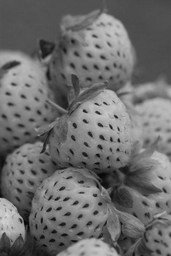
#> input picture data/straw.png, 171 x 256 px, shrunk from 400 x 600 before the run
$ python LocalBinaryPatterns_Algorithm.py
#> lines starting #> are read from the running program, lines starting #| are printed output that depends on the picture
from PIL import Image
import numpy as np
import matplotlib.pyplot as plt


img_dir = './data/straw.png'

## Load image and display
image = Image.open(img_dir)
#> image is the input picture: PIL image 171x256 L; min 3, max 213, mean 109.2
# image.show()

## Convert image into numpy array
np_img = np.array(image.getdata()).reshape(image.size[1], image.size[0])
print("Image Shape:", np_img.shape)
#| Image Shape: (256, 171)

## Plot Numpy array of the image
plt.imshow(np_img, cmap='gray')
plt.show()


## Create histogram for grayscale image
def create_hist(arr, nb_bins=256):
    hist, bin_edges = np.histogram(arr, bins=nb_bins) ## numpy in-built algo to create histogram

    ## calculate the center of the histoagram buckets/bins
    bin_centres = (bin_edges[:-1] + bin_edges[1:]) / 2.

    return hist, bin_centres


## Function that returns a list of neighbour co-ordinates
def find_neighbours(coord):
    neighbours = []

    ## Clock-wise direction
    neighbours.append((coord[0]-1, coord[1]-1)) ## upwards+left pixel
    neighbours.append((coord[0], coord[1]-1)) ## upwards pixel
    neighbours.append((coord[0]+1, coord[1]-1)) ## upwards+right pixel
    neighbours.append((coord[0]+1, coord[1])) ## right pixel
    neighbours.append((coord[0]+1, coord[1]+1)) ## downwards+right pixel
    neighbours.append((coord[0], coord[1]+1)) ## downwards pixel
    neighbours.append((coord[0]-1, coord[1]+1)) ## downwards+left pixel
    neighbours.append((coord[0]-1, coord[1])) ## left pixel

    return neighbours

## Function that computes the binary pattern for the concernes pixel
def create_bit_code(image, coord):
    bit_code = ""

    ## loop over the co-ordinates of the concerned pixel
    for neighbour in find_neighbours(coord):
        ## Check with the center pixel
        if image[coord[0], coord[1]] > image[neighbour]:
            bit_code += '1'
        else:
            bit_code += '0'

    ## return the decimal value for the 8 bit code
    return int(bit_code, base=2)


## Function that computes Local Binary Pattern for each patch
def patchwise_LBP(image):

    ## Creates an empty array to store pattern
    patch_vals = np.zeros((image.shape[0]-1, image.shape[1]-1))

    ## Loop over all the pixels present in the current patch
    for row in range(1, image.shape[0]-1):
        for col in range(1, image.shape[1]-1):

            bit_code = create_bit_code(image, (row, col)) ## Calculate the decimal value for the concerned pixel in the patch
            patch_vals[row-1, col-1] = bit_code

    flatten_vals = patch_vals.ravel() ## Flatten the feature matrix

    ## Create the histogram for the flattened LBP feature for the patch
    patch_features, bin_centers = create_hist(flatten_vals, nb_bins=256)

    ### Plot the histogram
    plt.plot(bin_centers, patch_features)
    plt.show()

    return patch_vals, patch_features


## Function to create patch wise Local Binary Patterns feature vector of size (nb_patches*256, )
def create_patch(image, nb_patches, block_width, block_height):

    feature = [] ## Store the patch wise features for a given block dimension

    nb_patch = 1
    print("Dividing the image into ", nb_patches, "patches.")
    for row in range(0, image.shape[0], block_width): ## strided steps over the width of the image to create patches

        for col in range(0, image.shape[1], block_height):## strided steps over the height of the image to create patches

            block = image[row:row+block_width, col:col+block_height] ## select a patch of image

            print("For patch:", nb_patch)

            ## Calculate the Local Binary Pattern for a patch
            patch_vals, patch_features = patchwise_LBP(block)

            nb_patch += 1

            feature.append(patch_features) ## Store the Local Binary Pattern fixed length feature for the patch


    print("Number of patches:",len(feature))

    print("Number of feature values for each patch:",feature[0].shape)

    ## Return the Local Binary Pattern feature of fixed number of patches of the image data
    return np.concatenate(feature, axis=0)


## Function for Local Binary Patterns feature vector
def Local_Binary_Patterns(image, nb_patches):

    ## Calculate the dimension for each patch for a given a number of divisions
#> called with nb_patches = 4
    block_width = int(image.shape[0] // (nb_patches**0.5))
#> block_width = 128
    block_height = int(image.shape[1] // (nb_patches**0.5))
#> block_height = 85

    ## Calculate the fixed length feature for the given number of spatial divisions
    lbp_feature = create_patch(image, nb_patches, block_width, block_height)
#> the loop in create_patch, `for row in range(0, image.shape[0], block_width):` made 2 passes
#> pass 1, in patchwise_LBP, `plt.show()`:
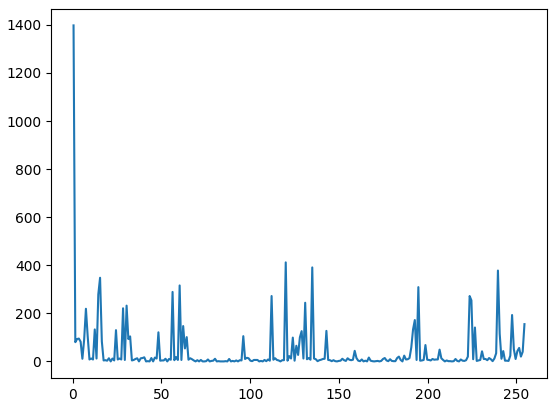
#> figure drawn by matplotlib, 1 panel; curve peaks at x = 0.498, y = 1398
#> pass 1, in patchwise_LBP (call 2), `plt.show()`:
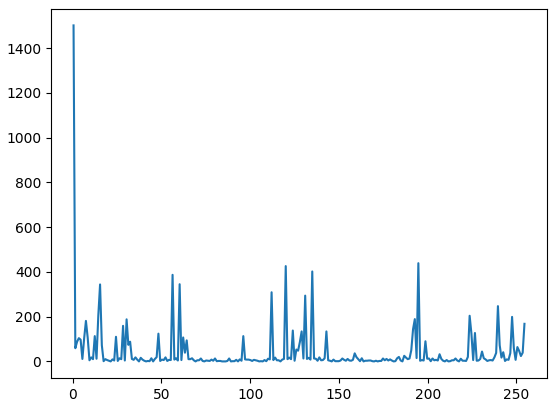
#> figure drawn by matplotlib, 1 panel; curve peaks at x = 0.498, y = 1502
#> pass 1, in patchwise_LBP (call 3), `plt.show()`:
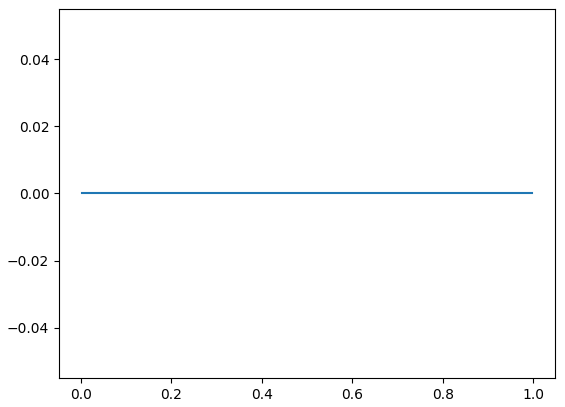
#> figure drawn by matplotlib, 1 panel
#> pass 2, in patchwise_LBP (call 4), `plt.show()`:
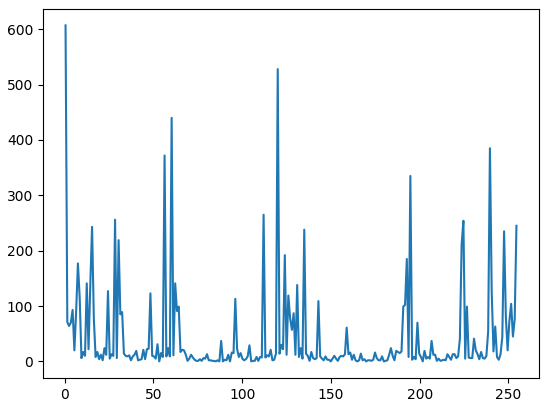
#> figure drawn by matplotlib, 1 panel; curve peaks at x = 0.498, y = 607
#> pass 2, in patchwise_LBP (call 5), `plt.show()`:
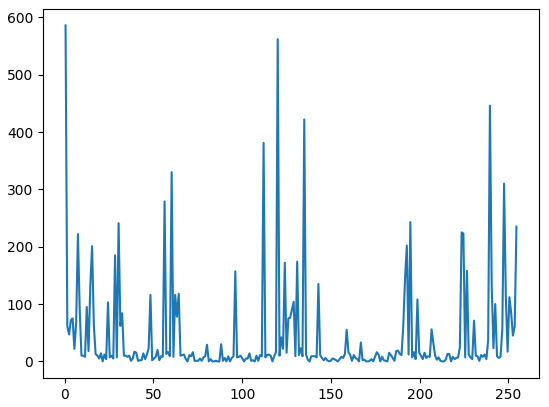
#> figure drawn by matplotlib, 1 panel; curve peaks at x = 0.498, y = 586
#| Number of patches: 6
#| Number of feature values for each patch: (256,)

    return lbp_feature

nb_patches = 4
Local_Binary_Pattern_feature = Local_Binary_Patterns(np_img, nb_patches)

print("Local Binary Pattern feature length:", Local_Binary_Pattern_feature.shape) ## (nb_patches*256, )
#| Local Binary Pattern feature length: (1536,)
